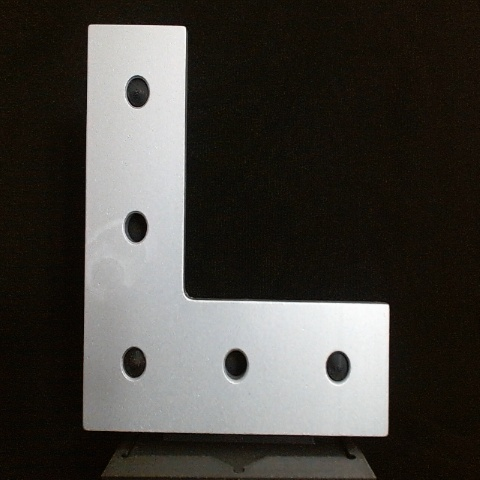
#> input picture pres_good.jpg, 480 x 480 px
$ python discoloration.py
#> lines starting #> are read from the running program, lines starting #| are printed output that depends on the picture; after the words box and inside, x2 and y2 are one past the last pixel; in counts of white or black regions, pixels touching at a corner belong together
import cv2
import numpy as np
import matplotlib.pyplot as plt

# 1) Load the image
image = cv2.imread("pres_good.jpg")
#> image is the input picture: shape (480, 480, 3); mean B, G, R 62.1, 66.8, 69.5

if image is None:
    raise FileNotFoundError("image.jpg not found in the current directory.")

# Convert BGR (OpenCV default) to RGB for displaying
image_rgb = cv2.cvtColor(image, cv2.COLOR_BGR2RGB)

# 2) Create blue color mask (HSV space)
hsv = cv2.cvtColor(image, cv2.COLOR_BGR2HSV)
#> hsv: shape (480, 480, 3); mean H, S, V 32.8, 109.8, 70.2

lower_blue = np.array([90,50,50])
upper_blue = np.array([140,255,255])

mask = cv2.inRange(hsv, lower_blue, upper_blue)
#> mask: shape (480, 480); every value is 0

# 3) Extract only blue pixels
blue_only = cv2.bitwise_and(image_rgb, image_rgb, mask=mask)
#> blue_only: shape (480, 480, 3); every value is 0

# 4) Compute percentage of blue pixels
total_pixels = image.shape[0] * image.shape[1]
#> total_pixels = 230400
blue_pixels = np.count_nonzero(mask)
#> blue_pixels = 0
percentage_blue = (blue_pixels / total_pixels) * 100
#> percentage_blue = 0

# 5) Create overlay image with pure blue pixels
overlay_image = image_rgb.copy()

# Set detected blue pixels to pure blue [0, 0, 255] in RGB
overlay_image[mask > 0] = [0, 0, 255]

# 6) Display results
plt.figure(figsize=(21, 6))

plt.subplot(1, 4, 1)
plt.imshow(image_rgb)
plt.title("Original Image")
plt.axis("off")

plt.subplot(1, 4, 2)
plt.imshow(blue_only)
plt.title("Blue Pixels Extracted")
plt.axis("off")

plt.subplot(1, 4, 3)
plt.imshow(mask, cmap="gray")
plt.title(f"Blue Pixel Mask -- {percentage_blue:.2f}% Blue")
plt.axis("off")

plt.subplot(1, 4, 4)
plt.imshow(overlay_image)
plt.title("Blue Pixels Highlighted (Pure Blue)")
plt.axis("off")

plt.tight_layout()
plt.show()
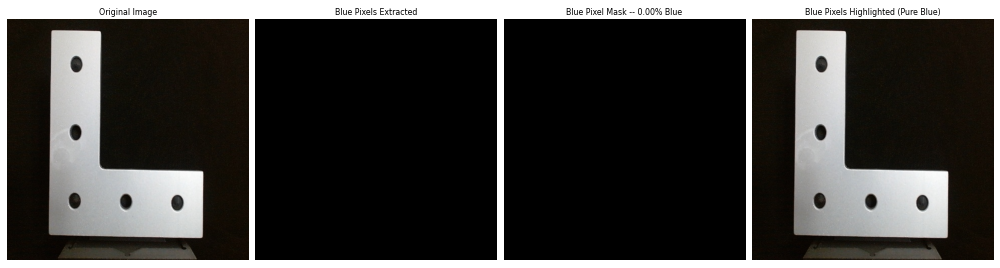
#> figure drawn by matplotlib, 4 panels

print(f"Percentage of blue pixels: {percentage_blue:.2f}%")
#| Percentage of blue pixels: 0.00%

$ run again, with part12.jpg copied over pres_good.jpg
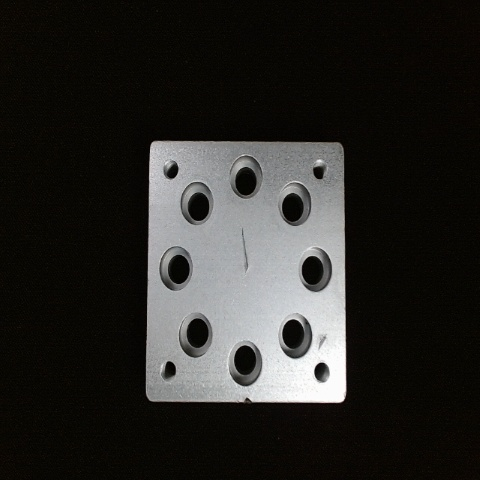
#> input picture part12.jpg, 480 x 480 px
#> image is the input picture: shape (480, 480, 3); mean B, G, R 37.3, 40.2, 41.1
#> hsv: shape (480, 480, 3); mean H, S, V 34.5, 138.3, 41.7
#> mask: shape (480, 480); every value is 0
#> blue_only: shape (480, 480, 3); every value is 0
#> blue_pixels = 0
#> `plt.show()`:
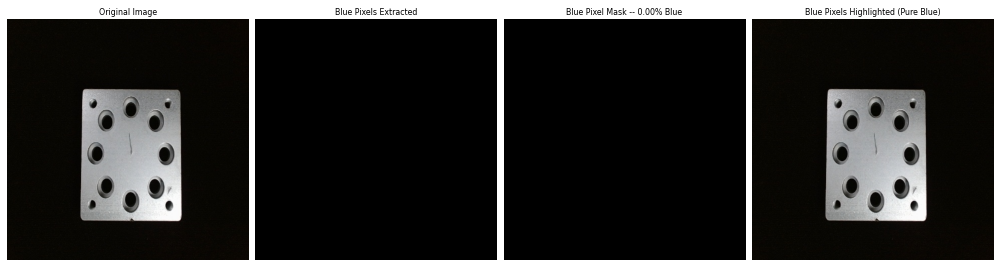
#> figure drawn by matplotlib, 4 panels
#| Percentage of blue pixels: 0.00%

$ run again, with part89.jpg copied over pres_good.jpg
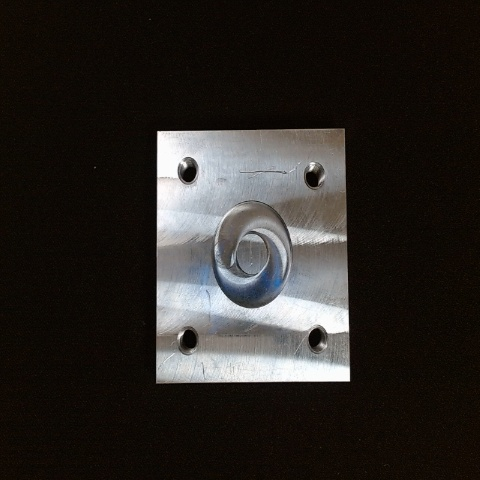
#> input picture part89.jpg, 480 x 480 px
#> image is the input picture: shape (480, 480, 3); mean B, G, R 36.6, 39.9, 43.6
#> hsv: shape (480, 480, 3); mean H, S, V 26.2, 146.9, 45
#> `mask = cv2.inRange(hsv, lower_blue, upper_blue)`:
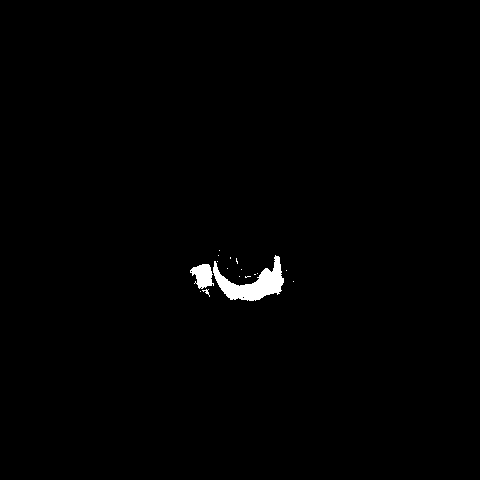
#> mask: shape (480, 480); 0.8% white; 17 white regions (14 under 20 px), largest, box (x1, y1, x2, y2) and area: (213, 255, 284, 301) 1403, (190, 264, 214, 289) 386, (202, 289, 210, 297) 21
#> blue_pixels = 1838
#> percentage_blue = 0.798
#> overlay_image: shape (480, 480, 3); mean R, G, B 43, 39.2, 37.7
#> `plt.show()`:
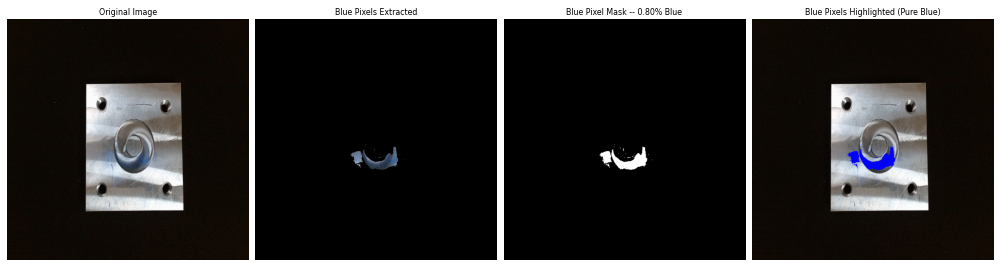
#> figure drawn by matplotlib, 4 panels
#| Percentage of blue pixels: 0.80%
